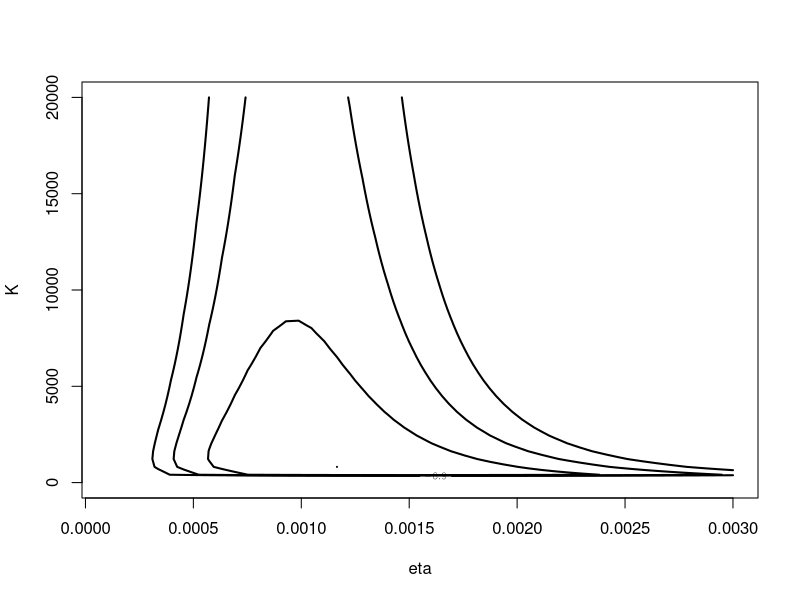
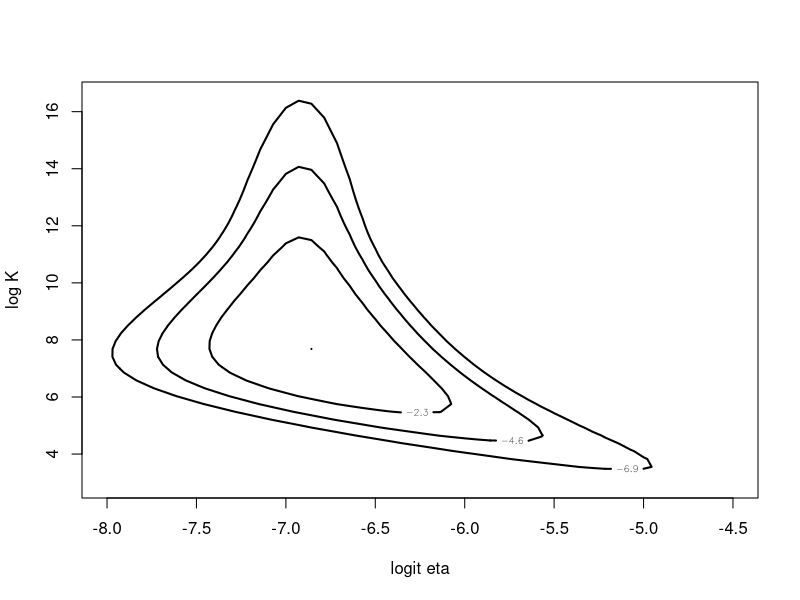
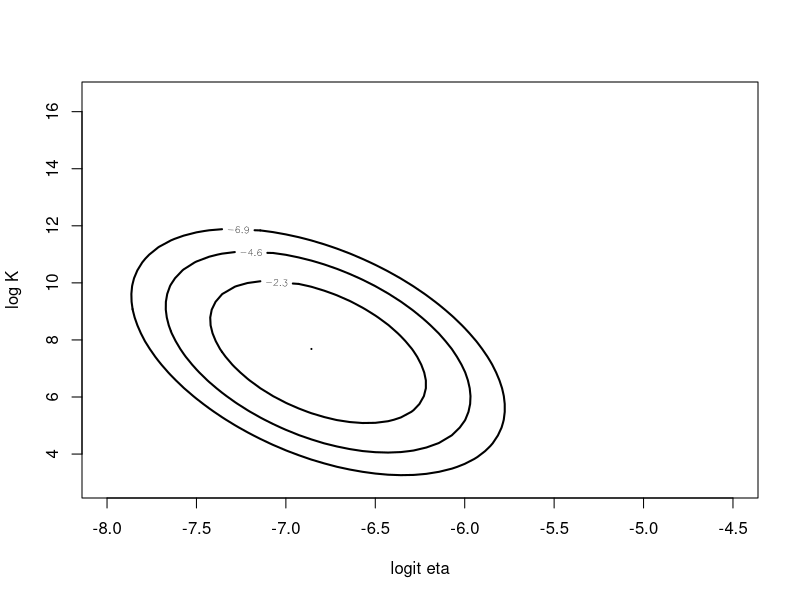
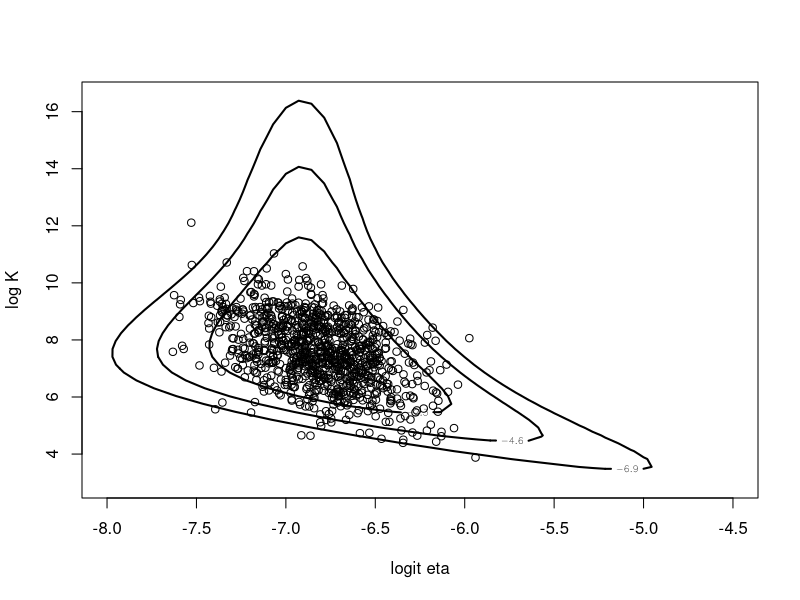
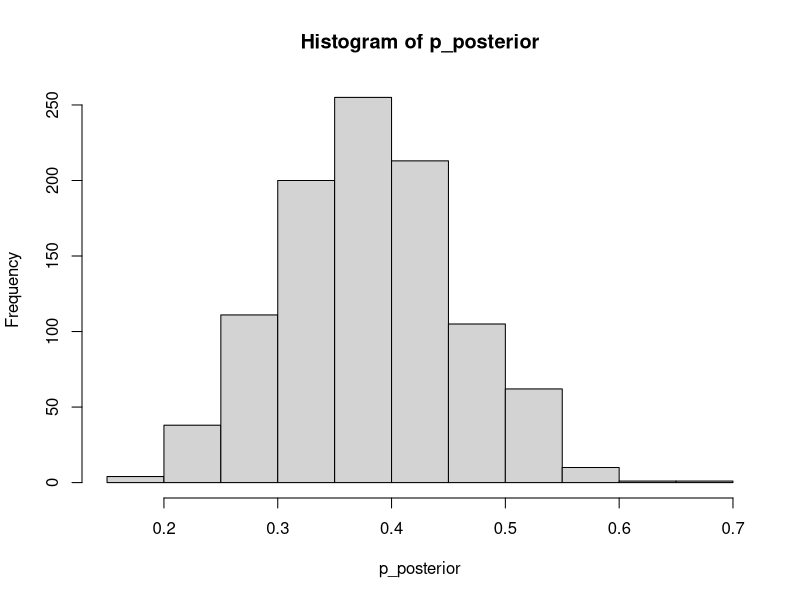
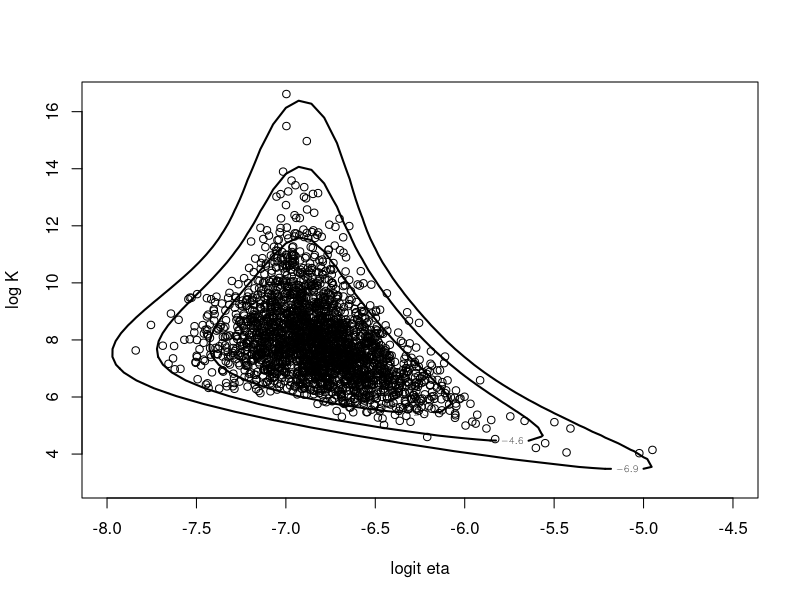
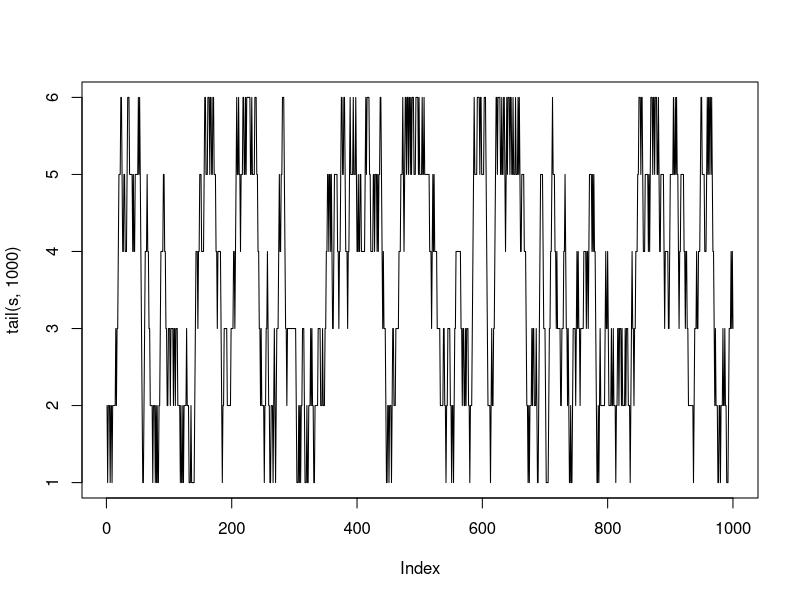
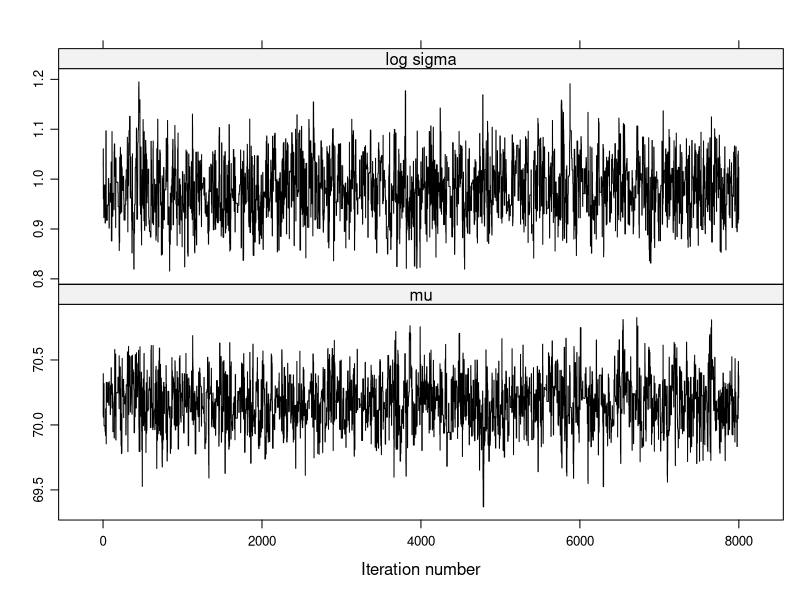

Source code (R) for these figures, in order:
## ---- chunk 1
library(tidyverse)
library(LearnBayes)
## ---- chunk 2
data("cancermortality")
## ---- chunk 3
mycontour(betabinexch0,c(.0001,.003,1,20000),cancermortality,
          xlab="eta",ylab="K")
## ---- chunk 4
mycontour(betabinexch,c(-8,-4.5,3,16.5),cancermortality,
            xlab="logit eta",ylab="log K")
## ---- chunk 5
fit <- laplace(betabinexch,c(-7,6),cancermortality)
## ---- chunk 6
npar=list(m=fit$mode,v=fit$var)
mycontour(lbinorm,c(-8,-4.5,3,16.5),npar,
              xlab="logit eta", ylab="log K")
## ---- chunk 7
set.seed(10)
library(mvtnorm)
mu_sigma_post <- rmvnorm(1000,mean = npar$m,sigma = npar$v)
## ---- chunk 8
mycontour(betabinexch,c(-8,-4.5,3,16.5),cancermortality,
            xlab="logit eta",ylab="log K")
points(mu_sigma_post,add=T)
## ---- chunk 9
npar$m[1]+c(-1,1)*qnorm(0.975)*sqrt(npar$v[1,1])
npar$m[2]+c(-1,1)*qnorm(0.975)*sqrt(npar$v[2,2])
## ---- chunk 10
quantile(mu_sigma_post[,1],probs = c(0.025,0.975))
quantile(mu_sigma_post[,2],probs = c(0.025,0.975))
## ---- chunk 11
p_posterior <- rbeta(1000,14.26,23.19)
hist(p_posterior)
est_posterior <- mean(p_posterior^2)
est_posterior
se_posterior <- sd(p_posterior^2)/sqrt(1000)
se_posterior
## ---- chunk 12
est_posterior+c(-1,1)*qnorm(0.975)*se_posterior
## ---- chunk 13
betabinT=function(theta,datapar){
  data=datapar$data
  tpar=datapar$par
  d=betabinexch(theta,data)-dmt(theta,mean=c(tpar$m),
                                S=tpar$var,df=tpar$df,log=TRUE)
  return(d)
}

tpar=list(m=fit$mode,var=2*fit$var,df=4)
datapar=list(data=cancermortality,par=tpar)

start=c(-6.9,12.4)
fit1=laplace(betabinT,start,datapar)
## ---- chunk 14
betabinT(fit1$mode,datapar)
## ---- chunk 15
set.seed(10)
theta=rejectsampling(betabinexch,tpar,-569.2813,10000,
                     cancermortality)
## ---- chunk 16
dim(theta)[1]/10000
## ---- chunk 17
mycontour(betabinexch,c(-8,-4.5,3,16.5),cancermortality,
          xlab="logit eta",ylab="log K")
points(theta[,1],theta[,2])
## ---- chunk 18
P <- matrix(c(.5,.5,0,0,0,0,.25,.5,.25,0,0,0,0,.25,.5,.25,0,0,
           0,0,.25,.5,.25,0,0,0,0,.25,.5,.25,0,0,0,0,.5,.5),
         nrow=6,ncol=6,byrow=TRUE)
P
## ---- chunk 19
s=array(0,c(50000,1))
s[1] <- 3
set.seed(10)

for (j in 2:50000){
  s[j]=sample(1:6,size=1,prob=P[s[j-1],])
}
## ---- chunk 20
plot(tail(s,1000),type='l')
## ---- chunk 21
m=c(500,2000,8000,50000)

for (i in 1:4){
  print(table(s[1:m[i]])/m[i])
}
## ---- chunk 22
eig_des <- eigen(t(P))
eig_des$values
dist_estacionaria <- eig_des$vectors[,1]
dist_estacionaria <- dist_estacionaria /sum(dist_estacionaria)
show(dist_estacionaria)
## ---- chunk 23
d=list(int.lo=c(-Inf,seq(66,74,by=2)),
         int.hi=c(seq(66,74,by=2), Inf),
         f=c(14,30,49,70,33,15))
show(d)
## ---- chunk 24
groupeddatapost=function(theta,data)
{
  dj = function(f, int.lo, int.hi, mu, sigma)
    f * log(pnorm(int.hi, mu, sigma) -
              pnorm(int.lo, mu, sigma))
  mu = theta[1]
  sigma = exp(theta[2])
  sum(dj(data$f, data$int.lo, data$int.hi, mu, sigma))
}
## ---- chunk 25
y <- c(rep(65,14),rep(67,30),rep(69,49),rep(71,70),rep(73,33),
    rep(75,15))

mean(y)
log(sd(y))
## ---- chunk 26
start <- c(70,1)
fit <- laplace(groupeddatapost,start,d)
## ---- chunk 27
mu_lambda_post <- rmvnorm(5000,mean = fit$m,sigma = fit$v)
## ---- chunk 28
proposal <- list(var=fit$var,scale=2)
bayesfit <- rwmetrop(groupeddatapost,proposal,start,10000,d)
## ---- chunk 29
bayesfit$accept
## ---- chunk 30
library(coda)
dimnames(bayesfit$par)[[2]]=c("mu","log sigma")
mcmc_ej <- mcmc(bayesfit$par[-c(1:2000),]) 
## ---- chunk 31
library(coda)
library(lattice)
xyplot(mcmc_ej,col="black")
## ---- chunk 32
par(mfrow=c(2,1))
autocorr.plot(mcmc_ej,auto.layout=FALSE)
## ---- chunk 33
summary(mcmc_ej)
## ---- chunk 34
logPoisson <- function(betas,data){
  beta0 <- betas[1]
  beta1 <- betas[2]
  month <- data[,1]
  y <- data[,2]
  vector_logvero <- y*(beta0+beta1*month)-exp(beta0+beta1*month)
  logvero <- sum(vector_logvero)
}
## ---- chunk 35
dataPoisson <- data.frame(month = 1:18,yi = c(15,11,14,17,5,11,10,4,8,10,7,9,11,3,6,1,1,4))
## ---- chunk 36
mycontour(logPoisson,c(2,3.5,-0.18,0),dataPoisson,
          xlab="Beta0",ylab="Beta1")
## ---- chunk 37
fit_laplace <- laplace(logPoisson ,c(2.6,-0.1),dataPoisson)
fit_laplace$mode
fit_laplace$var
## ---- chunk 38
mean_laplace <- fit_laplace$mode[2]
show(mean_laplace)
## ---- chunk 39
sd_laplace <- sqrt(fit_laplace$var[2,2])
show(sd_laplace)
## ---- chunk 40
start <- fit_laplace$mode
proposal_poisson <- list(var=fit_laplace$var,scale=2)
bayesfit_poisson <- rwmetrop(logPoisson,proposal_poisson,start,1000,dataPoisson)
## ---- chunk 41
mean_mcmc <- mean(bayesfit_poisson$par[100:1000,2])
sd_mcmc <- sd(bayesfit_poisson$par[100:1000,2])
## ---- chunk 42
plot(bayesfit_poisson$par[,2],type='l')
## ---- chunk 43
ID_laplace <- mean_laplace+c(-1,1)*qnorm(0.975)*sd_laplace
ID_mcmc <- quantile(bayesfit_poisson$par[100:1000,2],probs = c(0.025,0.975))
laplace_row <- c(NA,c(ID_laplace[1],mean_laplace,ID_laplace[2]))
mcmc_row <- c(bayesfit_poisson$accept,c(ID_mcmc[1],mean_mcmc,ID_mcmc[2]))
tabla_res <- data.frame(rbind(laplace_row,mcmc_row))
colnames(tabla_res) <- c('Aceptacion','beta1_low','beta1_est','beta1_up')
rownames(tabla_res) <- c('Laplace','MH-Random Walk')
## ---- chunk 44
library(kableExtra)
kable(tabla_res)
